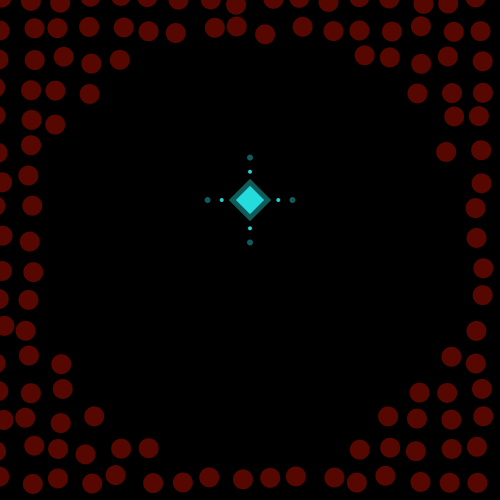
Frame 1 (no input)
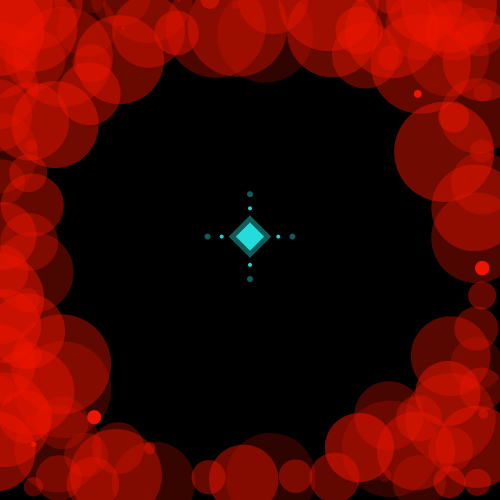
Frame 60 (the mouse pressed at the canvas centre just before this capture)
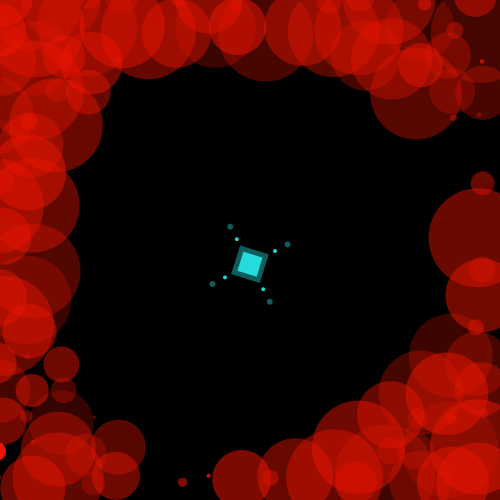
Frame 120 (the mouse held since frame 60 and released just before this capture)

The Processing sketch that drew these frames (run headless with seeded random() and noise(); from frame 60 on, the mouse is pressed at the canvas centre):

// Processing sketch: processing_132763
// ── processing_132763.pde


ArrayList<Dust> dusts;
Character blue, blueInner;
color dustColor;
color blueColor;


void setup(){
  size(500, 500);
  smooth();
  dusts = new ArrayList<Dust>();
  
  for (int i=0; i<width; i+=30) {
    for (int j=0; j<height; j+=30) {
      if (dist(i,j,width/2,height/2)>width/2.3){
        dusts.add(new Dust(i+random(-5,5),j+random(-5,5),20));
      }
    }
  }
  
  blueColor = color(38,234,233,100);
  blue = new Character(width/2, height/2-50, 30, blueColor);
  blueColor = color(38,234,233,230);
  blueInner = new Character(width/2, height/2-50, 20, blueColor);  
}

void draw(){
  background(0);
  
  for(Dust d: dusts){
    d.display();
    d.update();
  }

  blue.applyForce(new PVector(0,0.1));
  blue.update();
  blue.checkEdges();  
  blue.display();
  
  blueInner.applyForce(new PVector(0,0.1));
  blueInner.update();
  blueInner.checkEdges();  
  blueInner.display();

  //println(dusts.size());
  
  // show frame rate
//  fill(250);
//  text(int(frameRate), 20, 20);

}

void mouseReleased() {
  
}
class Character{

  PVector location;
  PVector velocity;
  PVector acceleration;
  float w;
  float mass;
  int r,g,b,a;
  color c;
  float angle, angleOld, angleNew, angleChange;
  
  Character(float x, float y, float _w, color _c) {
    w = _w;
    mass = 5;
    location = new PVector(x, y);
    velocity = new PVector(0, 0);
    acceleration = new PVector(0, 0);
    c = _c;
    angle = 45;
    angleOld = 45;
    angleNew = 45;
    angleChange = 180;
  }
  
  void applyForce(PVector force) {
    PVector f = PVector.div(force, mass);
    acceleration.add(f);
  }
  
  void update() {
    velocity.add(acceleration);
    location.add(velocity);
    acceleration.mult(0);
    
  }
  
  void display() {
    noStroke();
    fill(c);
    angle = lerp(angle, angleNew, 0.02);
    
    pushMatrix();
    translate(location.x, location.y);
    rotate(radians(angle));
        
    
    rectMode(CENTER);
    rect(0, 0, w, w);
    ellipse(0+w, 0+w, w/5, w/5);
    ellipse(0+w, 0-w, w/5, w/5);
    ellipse(0-w, 0+w, w/5, w/5);
    ellipse(0-w, 0-w, w/5, w/5);
    popMatrix();
  }
  
  void checkEdges() {
    if (location.x > width) {
      location.x = width;
      velocity.x *= -1;
    } else if (location.x < 0) {
      velocity.x *= -1;
      location.x = 0;
    }
    
    // once hit ground
    if (location.y > (height/2+50)) {
      velocity.y *= -1;
      location.y = height/2+50;
      angleNew += angleChange;
      //println(angle + " " + angleChange);
      
    } else if (location.y < 0) {
      location.y = 0;
      velocity.y *= -1;
    }
  }

}
class Dust {
  PVector loc;
  float radius, radiusOri;
  float speedX, speedY;
  float speedS, speedChange;
  int r;
  int g;
  int b;
  int alpha;
  int time;
  boolean fade;
  
  Dust(float _x, float _y, float _r){
    loc = new PVector(_x, _y);
    radius = _r;
    radiusOri = _r;
    r = 237;
    g = 20;
    b = 0;
    alpha = (int)(255/radius+80);
    
    speedX = random(2/(radius/2)+0.1);
    speedY = random(2/(radius/2)+0.1);
    speedS = random(10);
    speedChange = .1;
    time = (int)random(150);
    fade = false;
  }
  
  void display() {
    
    noStroke();
    fill(r, g, b, alpha);
    
    pushStyle();
    alpha = (int)(((255/radius+random(70,130)))/2 + abs(((255/radius+130))/2*sin(speedS)));
    
    ellipse(loc.x, loc.y, radius, radius);
    popStyle();

  }
  
  void update() {
    loc.x += random(-speedX,speedX);
    loc.y += random(-speedY,speedY);
    speedS += speedChange;
    radius += random(-radiusOri,radiusOri);
    radius = constrain(radius, 0, width/5);
  }
  
  
  void wind() {
    
    if (frameCount%(300-time) > 250-time){
      speedX += random(0.01);
      speedY += random(0.005);
    }
    else {
      speedX -= random(0.005);
      speedY -= random(0.001);
    }
  }
  
  
}
